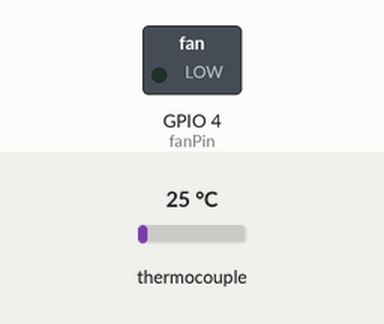
This sketch was run on a simulated ESP8266 (NodeMCU). On the bench: switched loads named in the sketch (green lamp = pin HIGH). The inputs (shaded band) are chosen by the test bench; at power-on: thermocouple 25 °C. WiFi joins after 1.5 s; servers stay silent unless stated; what the sketch prints to the serial monitor is not drawn.

Above: at 0.6 s.
At 2.2 s:
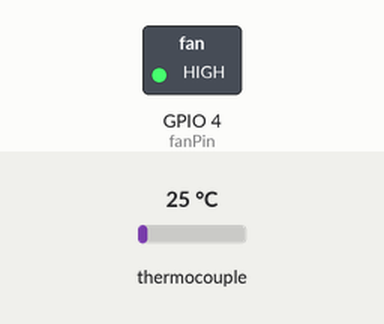
Timing chart, 0 to 3.7 s (numbered marks = the images above):
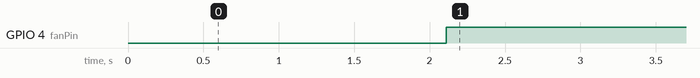

The sketch:

main.ino
```cpp
#include <ESP8266WiFi.h>
#include <ESP8266WebServer.h>
#include "max6675.h"

// WiFi credentials
const char* ssid = "BMS";
const char* password = "12345678";

// MAX6675 pins
int thermoDO = 12;
int thermoCS = 15;
int thermoCLK = 14;

// Fan control pin
int fanPin = 4;

// Objects
MAX6675 thermocouple(thermoCLK, thermoCS, thermoDO);
ESP8266WebServer server(80);

// Temperature variables
float correctedTemp = 0.0;
const float fanThreshold = 22.0; // Updated threshold
bool fanStatus = false;

// HTML page generator
String getWebPage() {
  String html = R"rawliteral(
    <!DOCTYPE html>
    <html>
    <head>
      <meta charset="utf-8">
      <meta http-equiv="refresh" content="2">
      <title>Battery Temp Monitor</title>
      <style>
        body {
          font-family: Arial, sans-serif;
          background: #f7f7f7;
          text-align: center;
          padding: 50px;
        }
        .card {
          background: white;
          padding: 30px;
          margin: auto;
          width: 300px;
          box-shadow: 0 4px 8px rgba(0,0,0,0.1);
          border-radius: 10px;
        }
        h2 {
          color: #333;
        }
        .value {
          font-size: 2em;
          color: #0077cc;
        }
        .status {
          font-size: 1.5em;
          font-weight: bold;
          color: green;
        }
        .status.off {
          color: red;
        }
      </style>
    </head>
    <body>
      <div class="card">
        <h2>Battery Temperature Monitor</h2>
        <p>Current Temperature: <span class="value">)rawliteral" + String(correctedTemp, 1) + R"rawliteral( &deg;C</span></p>
        <p>Fan Threshold: <span class="value">)rawliteral" + String(fanThreshold, 1) + R"rawliteral( &deg;C</span></p>
        <p>Fan Status: <span class="status )rawliteral" + (fanStatus ? "" : "off") + R"rawliteral(">)rawliteral" + (fanStatus ? "ON" : "OFF") + R"rawliteral(</span></p>
      </div>
    </body>
    </html>
  )rawliteral";

  return html;
}

// Smoothed temperature reading
float getSmoothedTemperature(int samples = 10, int delayBetween = 10) {
  float total = 0.0;
  int validSamples = 0;

  for (int i = 0; i < samples; i++) {
    float temp = thermocouple.readCelsius();

    if (!isnan(temp) && temp > 0.0) { // Accept readings above 0°C
      total += temp;
      validSamples++;
    }

    delay(delayBetween);
  }

  if (validSamples == 0) return 22.0; // Default if invalid readings

  float average = total / validSamples;
  return average - 2.0; // Apply calibration offset
}

// Webpage handler
void handleRoot() {
  server.send(200, "text/html", getWebPage());
}

void setup() {
  Serial.begin(9600);
  delay(500);
  pinMode(fanPin, OUTPUT);
  digitalWrite(fanPin, LOW);

  WiFi.begin(ssid, password);
  Serial.print("Connecting to WiFi");

  while (WiFi.status() != WL_CONNECTED) {
    delay(500);
    Serial.print(".");
  }

  Serial.println("\nWiFi connected!");
  Serial.print("IP address: ");
  Serial.println(WiFi.localIP());

  server.on("/", handleRoot);
  server.begin();
  Serial.println("Web server started");
}

void loop() {
  correctedTemp = getSmoothedTemperature(10, 10);

  if (correctedTemp > fanThreshold) {
    digitalWrite(fanPin, HIGH);
    fanStatus = true;
  } else {
    digitalWrite(fanPin, LOW);
    fanStatus = false;
  }

  server.handleClient();
  delay(900);
}
```

Measured:
- by itself, GPIO 4 (fanPin): LOW → HIGH at 2.1 s
